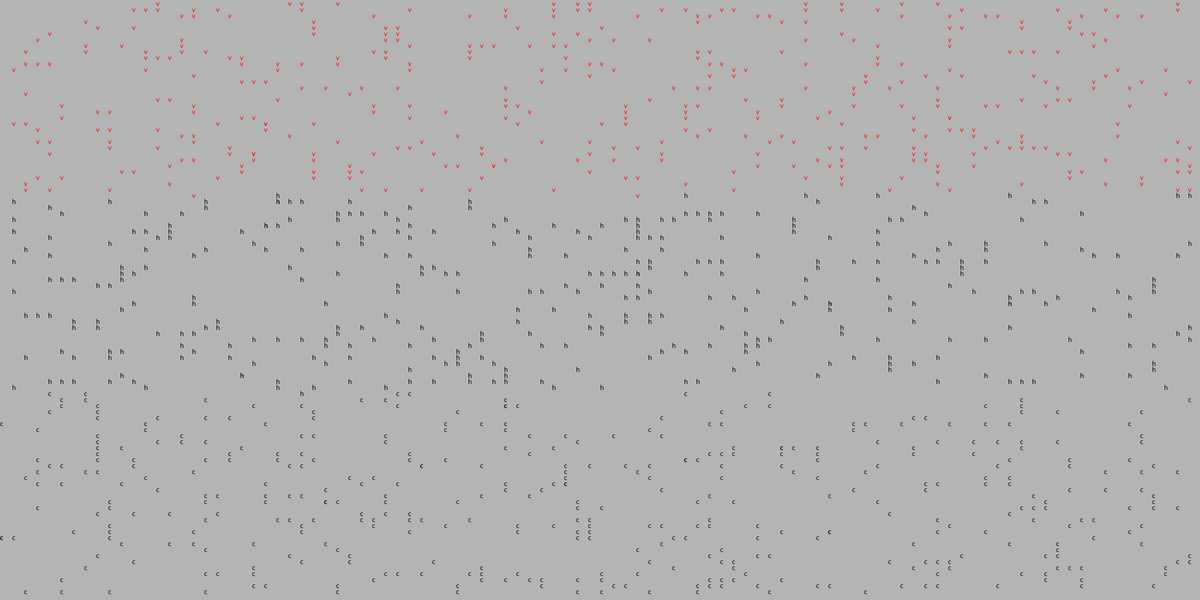
Frame 1 (no input)
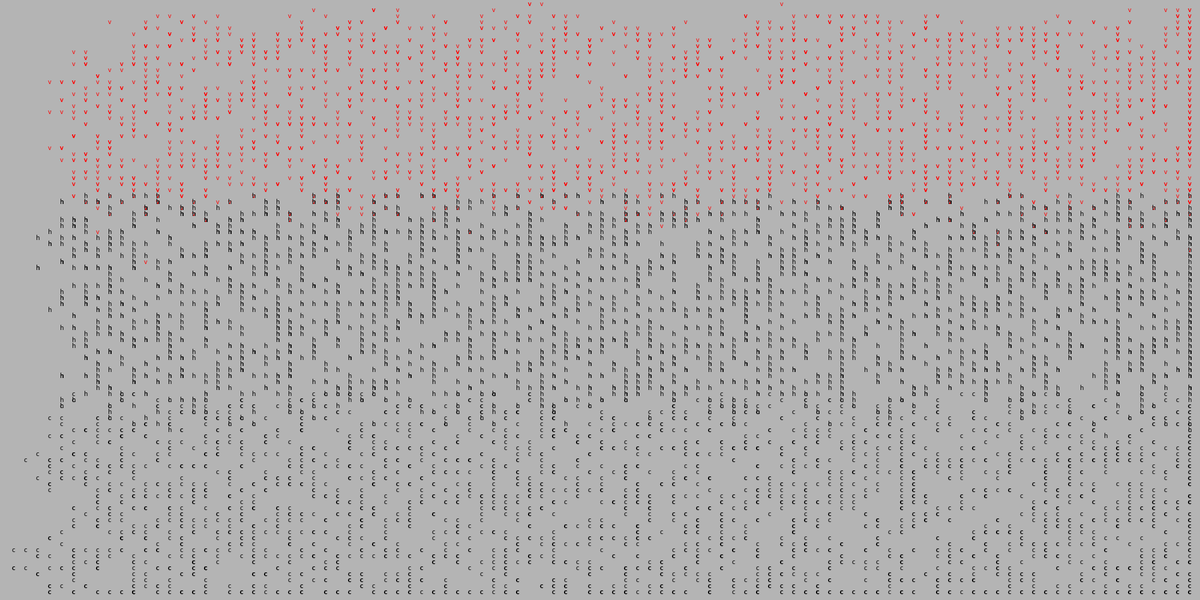
Frame 60 (the mouse pressed at the canvas centre just before this capture)
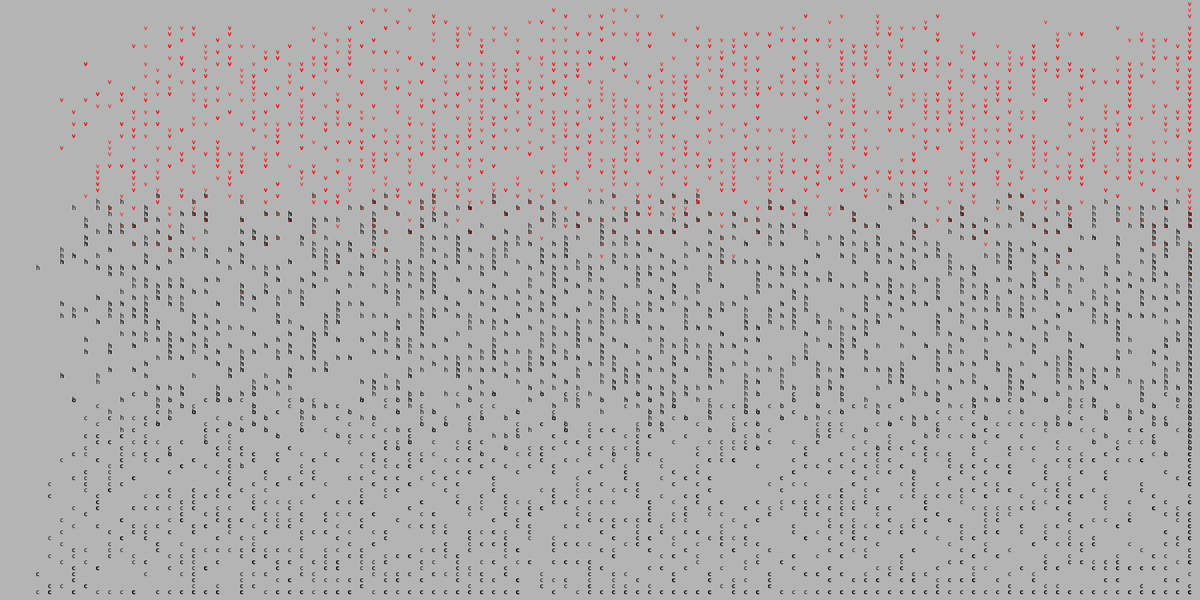
Frame 120 (the mouse held since frame 60 and released just before this capture)

The Processing sketch that drew these frames (run headless with seeded random() and noise(); from frame 60 on, the mouse is pressed at the canvas centre):

// Processing sketch: ecologia_1_0_3_7_20231013
// ── ecologia_1_0_3_7_20231013.pde
/*  Simulazione di una semplice ecologia

   Ogni animale (cella) è rappresentato da una classe ed è fornito di un DNA che ne stabilisce il comportamento (muovi, mangia, riproduci, ecc.).
   Il mondo ha regole di base, per cercare di mantenere la congruenza:
   1. due animali non possono muoversi per occupare la stessa cella
   2. due animali non possono mangiare lo stesso cibo (un animale-preda o un vegetale)
   3. per potersi riprodurre è necessaria la presenza di almeno due animali della stessa specie in celle adiacenti
     è necessario che non ci siano più di tre animali della stessa specie in celle adiacenti
     è necessario che l'animale che si riproduce si possa muovere in una cella libera

  (C)redits: da una chat con GPT3.5: https://chat.openai.com/share/7fdefca0-810d-4640-ae21-6a5d92663474
*/

//--+----1----+----2----+----3----+----4----+----5----+----6----+----7----+----8

// Numero di righe e colonne dell'envmt
//int nRows = 20;
//int nCols = 20;

// Dimensione della viewport predefinita
int portW = 2000; //<>//
int portH = 1000;

int nRows = 100;
int nCols = 100;

// Proporzioni desiderate della cella: W/H
//float cellAspectRatio = portW / portH;

// Calcolo della dimensione della cella
int cellW = portW / nCols;
//int cellH = cellW / cellAspectRatio;
int cellH = portH / nRows;

// Dimensioni di una cella dell'envmt
//int cellSize = 20;

// Probabilità di variazione casuale del DNA
float mutRatio = 0.01;

// Probabilità che in una cella, inizialmente, sia presente un animale
float animRatio = 0.1;

// Numero di slot nella lista di istruzioni del DNA
int DNAslots = 32;

/* Costanti per le istruzioni del DNA
    MOVe
    EAT
    BReeD
*/
final int MOV = 0;
final int EAT = 1;
final int BRD = 2;

// Matrice che rappresenta l'envmt
CellEnv envmt;

void settings() { //<>//
  envmt = new CellEnv(nRows, nCols);
  if (envmt != null) {                                                      // if, for any reason, envmt is not defined/initialized, don't throw an exception
      size(envmt.nCols * cellW, envmt.nRows * cellH);
      //size(envmt.nCols * cellSize, envmt.nRows * cellSize);
  }
}

void setup() { //<>//
  //envmt = new CellEnv(nRows, nCols);                    // 20230705-1.0.1.3: moved to settings()
  envmt.init();
  // Imposta la modalità di colore su HSL
  colorMode(HSB, 360, 100, 100);
}

void draw() { //<>//
  background(255);
  envmt.update();
  envmt.show();
}

// ── Body.pde
class Body { //<>//
  int row;
  int col;
  int[] dna;
  boolean alive;

  CellEnv envmt; //<>//

  String race;
  char symb;

  Body(int row, int col, CellEnv envmt) { //<>//
    this.row = row;
    this.col = col;
    this.envmt = envmt;
    dna = new int[DNAslots];
    alive = true;

    if (row < nRows / 3) {
      race = "veg";
      symb = 'v';
    } else if (row < 2 * nRows / 3) {
      race = "herb";
      symb = 'h';
    } else {
      race = "carn";
      symb = 'c';
    }

    for (int i = 0; i < DNAslots; i++) {
      dna[i] = int(random(3));
    }
  }

  void update() { //<>//
    if (!alive) {
      return;
    }

    int gene = dna[frameCount % DNAslots];

    switch (gene) {
      case MOV:
        go();
        break;
      case EAT:
        eat();
        break;
      case BRD:
        breed();
        break;
    }

    if (frameCount % (100 * DNAslots) == 0) {
      for (int i = 0; i < DNAslots; i++) {
        if (random(1) < mutRatio) {
          dna[i] = int(random(3));
        }
      }
    }
  }

  void go() { //<>//
    int newRow = row + int(random(-1, 2));
    int newCol = col + int(random(-1, 2));

    if (newRow >= 0 && newRow < envmt.nRows && newCol >= 0 && newCol < envmt.nCols) {
      Cell newCell = envmt.grid[newRow][newCol];
      if (newCell.bodies.size() < 2) {
        row = newRow;
        col = newCol;
      }
    }
  }

  void eat() { //<>//
    Cell currCell = envmt.grid[row][col];
    for (Body body : currCell.bodies) {
      if (body != this) {
        body.die();
        return;
      }
    }
  }

  void breed() { //<>//
    Cell currCell = envmt.grid[row][col];
    boolean isNearEmptyCell = false;
    for (int i = -1; i <= 1; i++) {
      for (int j = -1; j <= 1; j++) {
        int nearRow = row + i;
        int nearCol = col + j;
        if (nearRow >= 0 && nearRow < envmt.nRows && nearCol >= 0 && nearCol < envmt.nCols) {
          Cell nearCell = envmt.grid[nearRow][nearCol];
          if (nearCell.bodies.isEmpty()) {
            isNearEmptyCell = true;
            break;
          }
        }
      }
    }

    if (isNearEmptyCell) {
      int newRow = row + int(random(-1, 2));
      int newCol = col + int(random(-1, 2));

      if (newRow >= 0 && newRow < envmt.nRows && newCol >= 0 && newCol < envmt.nCols) {
        Cell newCell = envmt.grid[newRow][newCol];
        if (newCell.bodies.isEmpty()) {
          Body child = new Body(newRow, newCol, envmt);
          currCell.addBody(child);
        }
      }
    }
  }

  void die() { //<>//
    alive = false;
  }

  boolean isAlive() {
    return alive;
  }

  void show() { //<>//
    fill(raceColor(race));
    //text(symb, col * cellSize, row * cellSize);
    text(symb, col * cellW, row * cellH);
  }

  int raceColor(String race) { //<>//
    if (race.equals("veg")) {
      return color(0, 255, 128); // Colore per i vegetali (verde)
    } else if (race.equals("herb")) {
      return color(255, 128, 0); // Colore per gli animali erbivori (arancione)
    } else if (race.equals("carn")) {
      return color(255, 0, 0); // Colore per gli animali carnivori (rosso)
    } else {
      return color(0); // Colore predefinito: sfondo (nero)
    }
  }
}

// ── Cell.pde
class Cell { //<>//
  ArrayList<Body> bodies;
//  int elem;

  Cell() { //<>//
    bodies = new ArrayList<Body>();
//    elem = new Body();
  } //<>//
  
  void addBody(Body body) {
    bodies.add(body);
  } //<>//

  void removeBody(Body body) {
    bodies.remove(body);
  } //<>//

  void update() {
    for (int i = bodies.size() - 1; i >= 0; i--) {
      Body body = bodies.get(i);
      body.update();
      if (!body.isAlive()) {
        bodies.remove(i);
      }
    }
  } //<>//

  void show() {
    for (Body body : bodies) {
      body.show();
    }
  }
}

// ── CellEnv.pde
class CellEnv { //<>//
  int nRows;
  int nCols;
  Cell[][] grid;

  CellEnv(int nRows, int nCols) { //<>//
    this.nRows = nRows;
    this.nCols = nCols;
    grid = new Cell[nRows][nCols];
  }

  void init() { //<>//
    for (int row = 0; row < nRows; row++) {
      for (int col = 0; col < nCols; col++) {
        grid[row][col] = new Cell();
        if (random(1) < animRatio) {
          Body body = new Body(row, col, this);
          grid[row][col].addBody(body);
        }
      }
    }
  }

  void update() { //<>//
    for (int row = 0; row < nRows; row++) {
      for (int col = 0; col < nCols; col++) {
        grid[row][col].update();
      }
    }
  }

  void show() { //<>//
    for (int row = 0; row < nRows; row++) {
      for (int col = 0; col < nCols; col++) {
        grid[row][col].show();
      }
    }
  }
}

// ── ChangeLog.pde

/* *** CHANGELOG ***
20231013  1.0.3.7
.7 * all vars/classes ita->eng (shortened)
.6 * ChangeLog into its own tab

20230705  1.0.2.5
.5 * background change, and RGB to HSL switch
.4 * viewport size change, with dynamic cell size redim 

20230705  1.0.1.3
.3 ! "envmt" init moved from setup() to settings() so to have it not null
.2 + cells now received a type ("race") which is also shown with an ASCII char ("symb")
.1 * each class gone into its own tab: better code readability and maintenance

20230705  1.0.0.0
.0 + base proc with some fixes to make it run: monolithic source with classes
*/

// ── TO_DO.pde
/*
  ___TO-DO___
  
  x viewport modificabile: valori dimensionali delle celle/organismi ricalcolati dinamicamente
  
  \ implementazione della "salute" negli organismi: ogni "race" ha un massimo (per race, con un piccolo delta per individuo), che non può superare: 
    - se la salute cala a zero muore
    - sotto un certo livello (percentuale) l'efficienza dell'individuo cala (es. il movimento viene rallentato, ci mette di più a mangiare, non partorisce)
  \ colori di background e degli organismi modificati: nero per lo sfondo, e gli organismi hanno luminosità dipendente dalla "salute"
  - "calorie" che un organismo fornisce quando viene mangiato, in dipendenza dal "race" e del max-salute individuale
  - "calorie" spese nelle varie azioni dagli organismi (diverse per race di azione: mangiare, muoversi, riprodursi)
  - "profili" delle razze, con parametri min/max per i vari geni (movimento, mangiare, riprodursi)
    # es. un vegetale avrà mov_max = 0, eat_max = 0, breed_max = 0.75
    # un erbivoro: mov_max = 1, eat_max = 0.5, breed_max = 0.5
    # un carnivoro: mov_max = 1, eat_max = 0.8, breed_max = 0.2
  
  - Ambiente toroidale: i margini della mappa diventano contigui, questo ha effetti su tutti i calcoli: prossimità, riproduzione, movimento
  - finestra "monitor separato" per statistiche/parametri di funzionamento: celle occupate, tipi di organismo, FPS, flag modificabili, ecc.
    - possibilità di passare allo step-by-step e di visualizzare/evidenziare
      - una razza, con display delle statistiche: energia globale, età individuo più vecchio, numero individui, percentuale rispetto al globale, ...
      - un individuo della razza, con display dei suoi parametri: energia, DNA, ...
  - verifica "fine del mondo": si calcola un "CRC" dell'intera matrice e si verifica se si sta ripetendo in un range di 2-5, per evitare che comportamenti ciclici traggano in inganno
*/
